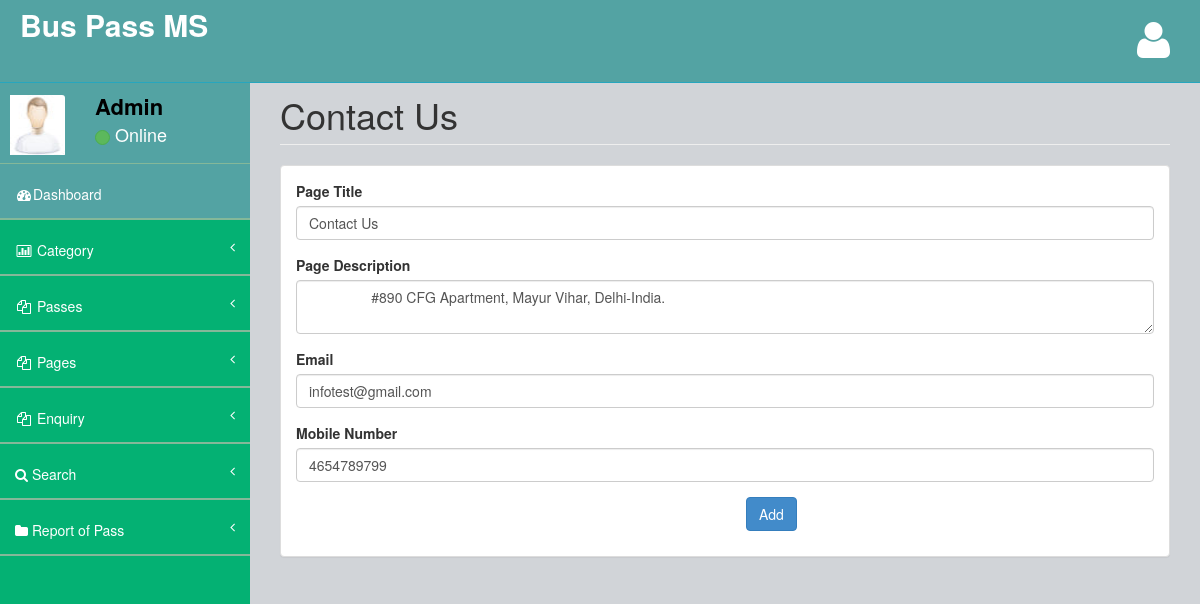
/admin/contactus.php (signed in), run on the app's committed database.
### tables this page shows
CREATE TABLE `tblpage` (
  `ID` int(10) NOT NULL,
  `PageType` varchar(200) DEFAULT NULL,
  `PageTitle` varchar(200) DEFAULT NULL,
  `PageDescription` mediumtext DEFAULT NULL,
  `Email` varchar(200) DEFAULT NULL,
  `MobileNumber` bigint(10) DEFAULT NULL,
  `UpdationDate` timestamp NOT NULL DEFAULT current_timestamp() ON UPDATE current_timestamp()
);

### admin/contactus.php (the view, shortened to what this page needs)
<?php
include('includes/dbconnection.php');
if (strlen($_SESSION['bpmsaid']==0)) {
  header('location:logout.php');
  } else{
  ?>
<!DOCTYPE html>
<html>
<head>
    <link href="assets/plugins/bootstrap/bootstrap.css" rel="stylesheet" />
    <link href="assets/font-awesome/css/font-awesome.css" rel="stylesheet" />
    <link href="assets/plugins/pace/pace-theme-big-counter.css" rel="stylesheet" />
   <link href="assets/css/style.css" rel="stylesheet" />
      <link href="assets/css/main-style.css" rel="stylesheet" />
</head>
<body>
    <div id="wrapper">
      <?php include_once('includes/header.php');?>
        <?php include_once('includes/sidebar.php');?>
          <div id="page-wrapper">
            <div class="row">
                <div class="col-lg-12">
                    <h1 class="page-header">Contact Us</h1>
                </div>
            </div>
            <div class="row">
                <div class="col-lg-12">
                    <div class="panel panel-default">
                        <div class="panel-body">
                            <div class="row">
                                <div class="col-lg-12">
                                    <form method="post" enctype="multipart/form-data">
                              <?php
$sql="SELECT * from  tblpage where PageType='contactus'";
$query = $dbh -> prepare($sql);
$query->execute();
$results=$query->fetchAll(PDO::FETCH_OBJ);
$cnt=1;
if($query->rowCount() > 0)
{
foreach($results as $row)
{               ?>
    <div class="form-group"> <label for="exampleInputEmail1">Page Title</label> <input type="text" name="pagetitle" id="pagetitle" required="true" value="<?php  echo $row->PageTitle;?>" class="form-control"> </div>
    <div class="form-group"> <label for="exampleInputEmail1">Page Description</label> <textarea type="text" name="pagedes" id="pagedes" required="true"class="form-control"><?php  echo $row->PageDescription;?></textarea> </div>
<div class="form-group">
                                            <label for="exampleInputEmail1">Email</label>
                                             <input type="text" name="email" id="email" required="true" value="<?php  echo $row->Email;?>" class="form-control">
                                        </div>
                                        <div class="form-group">
                                            <label for="exampleInputEmail1">Mobile Number</label>
                                              <input type="text" name="mobnum" id="mobnum" required="true" value="<?php  echo $row->MobileNumber;?>" class="form-control" maxlength="10" pattern="[0-9]+">
                                        </div>
    <?php $cnt=$cnt+1;}} ?>
     <p style="padding-left: 450px"><button type="submit" class="btn btn-primary" name="submit" id="submit">Add</button></p> </form>
                                </div>
                            </div>
                        </div>
                    </div>
                </div>
            </div>
        </div>
    </div>
</body>
</html>
<?php }  ?>

### admin/includes/sidebar.php (shortened to what this page needs)
<?php
include('includes/dbconnection.php');
?>
        <nav class="navbar-default navbar-static-side" role="navigation">
            <div class="sidebar-collapse">
                <ul class="nav" id="side-menu">
                    <li>
                        <div class="user-section">
                            <div class="user-section-inner">
                                <img src="assets/img/user.jpg" alt="">
                            </div>
                            <div class="user-info">
                                <?php
$aid=$_SESSION['bpmsaid'];
$sql="SELECT AdminName from  tbladmin where ID=:aid";
$query = $dbh -> prepare($sql);
$query->bindParam(':aid',$aid,PDO::PARAM_STR);
$query->execute();
$results=$query->fetchAll(PDO::FETCH_OBJ);
$cnt=1;
if($query->rowCount() > 0)
{
foreach($results as $row)
{               ?>
                                <div><strong><?php  echo $row->AdminName;?></strong></div>
                                <div class="user-text-online">
                                    <span class="user-circle-online btn btn-success btn-circle "></span>&nbsp;Online
                                </div>
                            </div>
                            <?php $cnt=$cnt+1;}} ?>
                        </div>
                    </li>
                    <li class="selected">
                        <a href="dashboard.php"><i class="fa fa-dashboard fa-fw"></i>Dashboard</a>
                    </li>
                    <li>
                        <a href="#"><i class="fa fa-bar-chart-o fa-fw"></i> Category<span class="fa arrow"></span></a>
                    </li>
                    <li>
                        <a href="#"><i class="fa fa-files-o fa-fw"></i> Passes<span class="fa arrow"></span></a>
                    </li>
                    <li>
                        <a href="#"><i class="fa fa-files-o fa-fw"></i> Pages<span class="fa arrow"></span></a>
                    </li>
                    <li>
                        <a href="#"><i class="fa fa-files-o fa-fw"></i> Enquiry<span class="fa arrow"></span></a>
                    </li>
                    <li>
                        <a href="search-pass.php"><i class="fa fa-search"></i>  Search<span class="fa arrow"></span></a>
                        </li>
                        <li>
                        <a href="pass-bwdates-report.php"><i class="fa fa-folder"></i>  Report of Pass<span class="fa arrow"></span></a>
                        </li>
                </ul>
            </div>
        </nav>

### admin/assets/css/style.css (style rules this page uses)
body { background-color: #f8f8f8; }
#wrapper { width: 100%; margin-top: 55px!important; background-color:#04B173; }
#page-wrapper { padding: 0 15px; min-height: 568px; background-color:rgb(209, 212, 216); }
.navbar-static-side ul li { border-bottom:1px solid #84B899 !important; }
.arrow { float: right; }
.fa.arrow:before { content: "\f104"; }
@media (min-width:768px) { .navbar-static-side { z-index: 1; position: absolute; width: 250px; } }
.btn-circle { width: 30px; height: 30px; padding: 6px 0; border-radius: 15px; text-align: center; font-size: 12px; line-height: 1.428571429; }

### admin/assets/css/main-style.css (style rules this page uses)
.user-section-inner { height: 65px; width: 65px; -moz-border-radius: 3px; -webkit-border-radius: 3px; border-radius: 3px; overflow: hidden; display: inline-block; float: left; margin-right: 15px; margin-top: 20px; }
.user-section-inner img { margin-left:10px; width:55px; height:60px; }
.user-info { display: block; color:#000!important; display: inline-block; padding: 15px; margin-bottom: 0px }
.user-text-online { font-size:18px; color:#fff }
.user-circle-online { width: 15px!important; height: 15px!important; }
.nav > li > a { padding: 20px 15px; }
#side-menu { background-color:#04B173; }
#side-menu a { color:#fff; border-bottom: 1px solid #84B899 !important; height: 55px; }
.selected { background-color:rgb(83, 163, 163); }
.navbar-default { border-color: #27A6BE; }
@media (min-width:768px) { #page-wrapper { position: inherit; margin: 0 0 0 250px; padding: 0 30px; min-height: 1000px; } }

### data on the page
tblpage: pagetitle "Contact Us", pagedes "#890 CFG Apartment, Mayur Vihar, Delhi-India.", email "infotest@gmail.com", mobnum "4654789799"

### other printed values
$row->AdminName "Admin"
